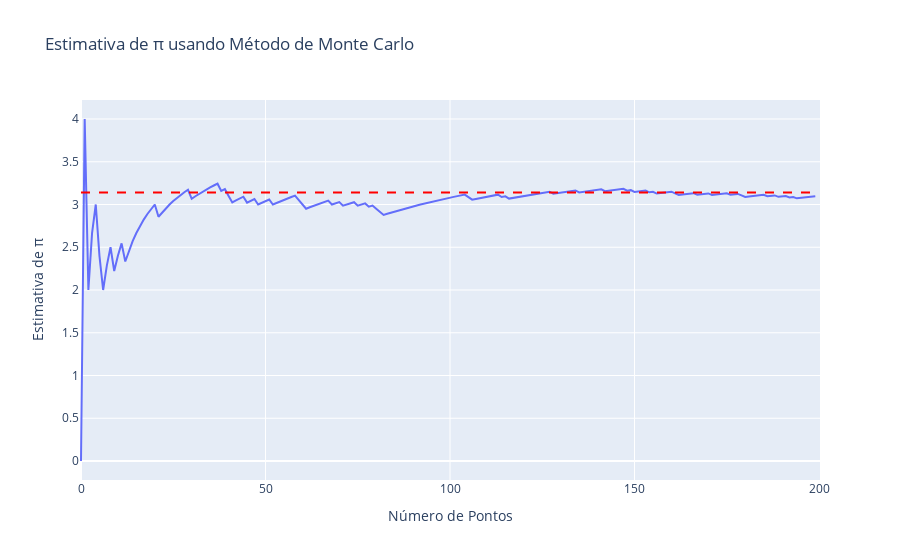

Notebook code cell kept with this figure:
### Code cell
import plotly.graph_objects as go
# Valor real de pi
pi_real = 3.14159265358979323846

# Criar o gráfico de linha
fig = go.Figure()

# Adicionar os dados estimados
fig.add_trace(go.Scatter(x=list(range(num_points)), y=estimates, mode='lines', name='Estimativa de π'))

# Adicionar a linha horizontal para o valor real de pi
fig.add_shape(
    type='line',
    x0=0, y0=pi_real,
    x1=num_points, y1=pi_real,
    line=dict(color='red', dash='dash'),
    name='Valor Real de π'
)

# Configurar o layout
fig.update_layout(
    title="Estimativa de π usando Método de Monte Carlo",
    xaxis_title="Número de Pontos",
    yaxis_title="Estimativa de π",
)

# Mostrar o gráfico
fig.show()

### Figure 1 — Plotly figure (JSON) as saved in the notebook; plotly's stock layout.template omitted (floating-point values rounded to 4 significant figures; data arrays with more than 128 entries replaced by an {"elided": "..."} marker saying what was removed)
{"data": [{"mode": "lines", "name": "Estimativa de π", "type": "scatter", "x": {"elided": "200 int values"}, "y": {"elided": "200 float values"}}], "layout": {"autosize": true, "shapes": [{"line": {"color": "red", "dash": "dash"}, "name": "Valor Real de π", "type": "line", "x0": 0, "x1": 200, "y0": 3.142, "y1": 3.142}], "title": {"text": "Estimativa de π usando Método de Monte Carlo"}, "xaxis": {"autorange": true, "range": [-0.2125, 200.2], "title": {"text": "Número de Pontos"}, "type": "linear"}, "yaxis": {"autorange": true, "range": [-0.2222, 4.222], "title": {"text": "Estimativa de π"}, "type": "linear"}}}
